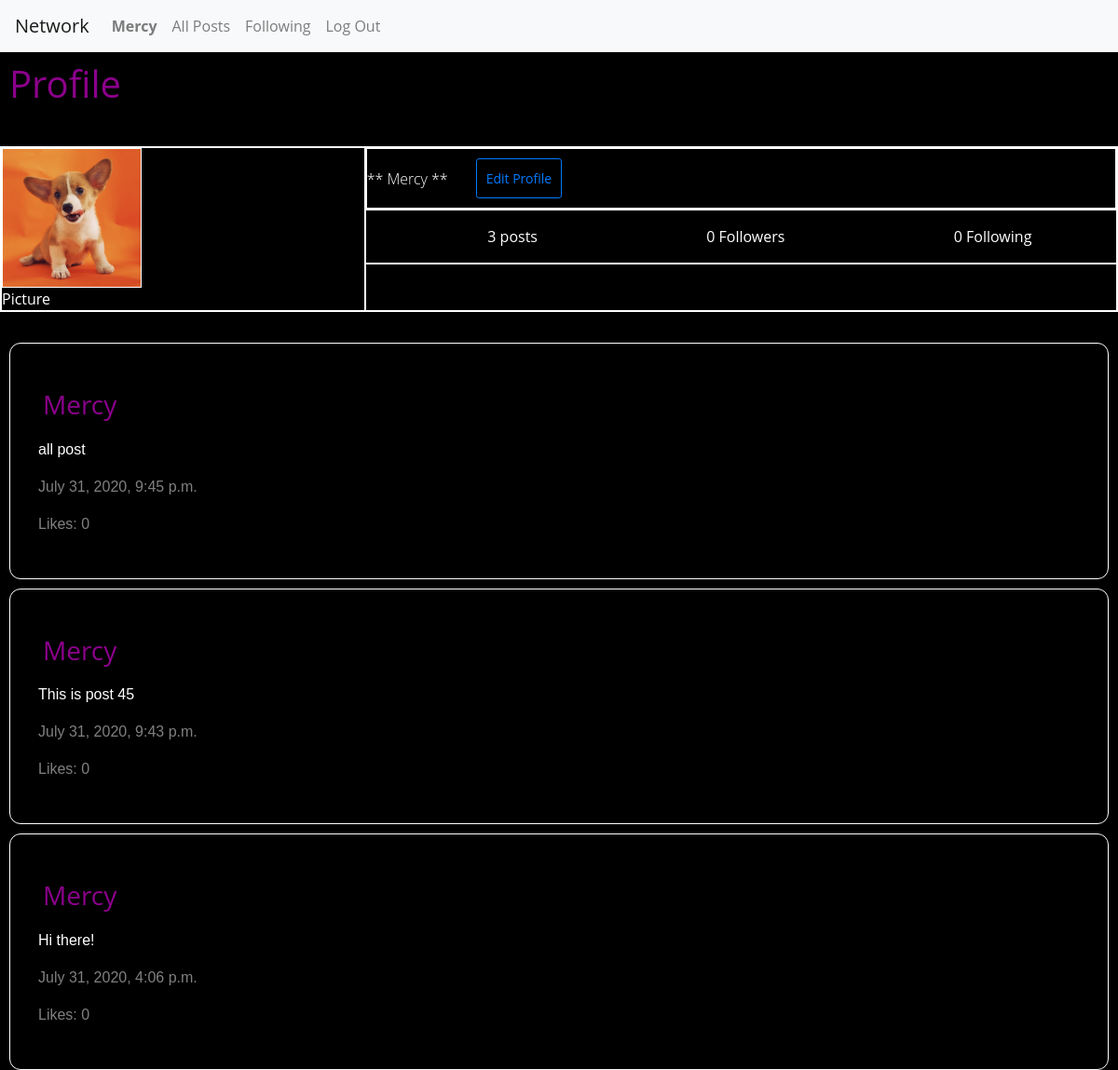
Page /profile/Mercy (signed in) on the earlier database version.
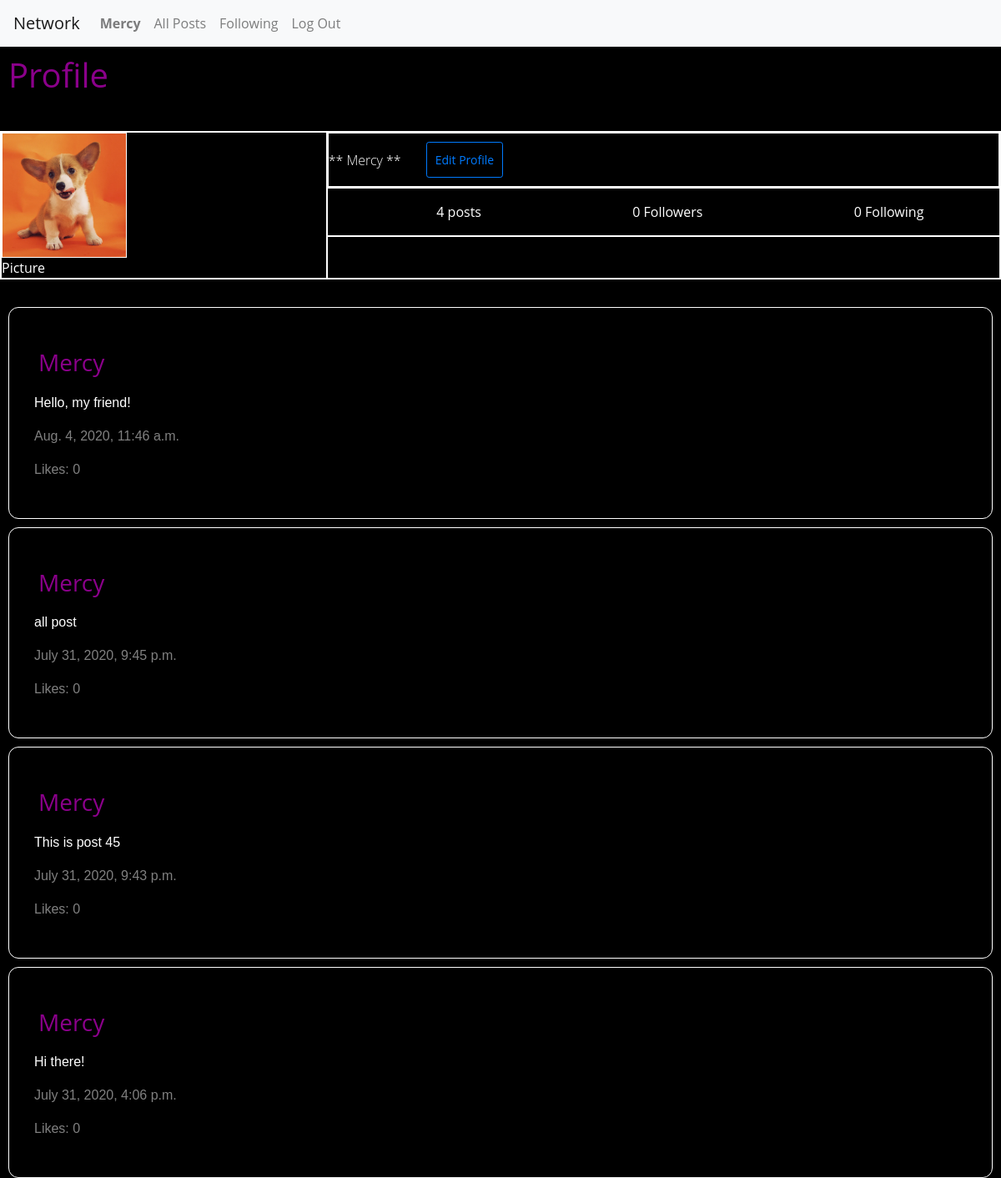
Same page on the later database version.
### network/models.py (models this page shows, shortened)
class Post(models.Model):
    username = models.ForeignKey(
        "User", default=1, on_delete=models.CASCADE, related_name="posts")
    content = models.TextField(blank=True)
    timestamp = models.DateTimeField(auto_now_add=True)
    likes = models.ManyToManyField(
        'User', default=0, blank=True, related_name='likes')
    objects = PostSerializer()

class User(AbstractUser):
    pass

### network/views.py (the view)
# urls.py: path("profile/<str:username>", views.profile, name="profile")
def profile(request, username):
    all_post = Post.objects.order_by("-timestamp").all()
    user = request.user
    profileuser = get_object_or_404(User, username=username)
    posts = Post.objects.filter(
        username=profileuser).order_by("-timestamp").all()
    post_list = len(posts)
    followers = Follow.objects.filter(following=profileuser)
    followers_list = len(followers)
    following = Follow.objects.filter(follower=profileuser)
    following_list = len(following)
    follows = Follow.objects.filter(
        following=user, follower=profileuser)
    return render(request, "network/profile.html", {
        "user": user,
        "userPost": posts,
        "followers": followers_list,
        "following": following_list,
        "posts_list": post_list,
        "follows": follows
    })

### network/templates/network/profile.html (shortened to what this page needs)
{% extends "network/layout.html" %}
{% load static %}
{% block body %}
    <h1 id="titleLink">Profile</h1>
    <hr>
     <header class="vtbgv">
     <div class="XjzKX">
     <img class="_4dMfM" src="{% static 'network/dog_2.png' %}">
     <span class="g47SY">Picture</span></div>
     <section class="zwlfE">
     <div class="nZSzR">
     <h2 class="_7UhW9  fKFbl  yUEEX  KV-D4  fDxYl">** {{ user }} **</h2>
     <div class="QzzMF Igw0E IwRSH eGOV_ ui_ht bPdm3">
     <button class="btn btn-sm btn-outline-primary" id="edit_profile">Edit Profile</button>
     </div>
     </div>
     <div class="nZSzR"></div>
     <ul class="k9GMp">
     <li class="Y8-fY">
     <span class="-nal3">
     <span class="g47SY">{{ posts_list }}</span>
      posts
     </span>
     </li>
     <li class="Y8-fY">
     <span class="-nal3">
     <span class="g47SY">{{ followers }}</span>
      Followers
     </span>
     </li>
     <li class="Y8-fY">
     <span class="-nal3">
     <span class="g47SY">{{ following }}</span>
      Following
     </span>
     </li>
     </ul>
     <div class="-vDIg"></div>
     </section>
     </header>
     <hr>
     {% for post in userPost %}
     <div class="compose-post">
     <h3 id="titlePage">{{ post.username }}</h3>
    <p class="inputText">{{ post.content }}</p>
    <p class="timeInfo">{{ post.timestamp }}</p>
    <p class="timeInfo"> Likes: 0 </p>
    </div>
     {% endfor %}
{% endblock %}

Differences in the rows shown:
added Post: username "Mercy", content "Hello, my friend!", timestamp "Aug. 4, 2020, 11:46 a.m."
Other differences:
{{ posts_list }}: "3" → "4"
